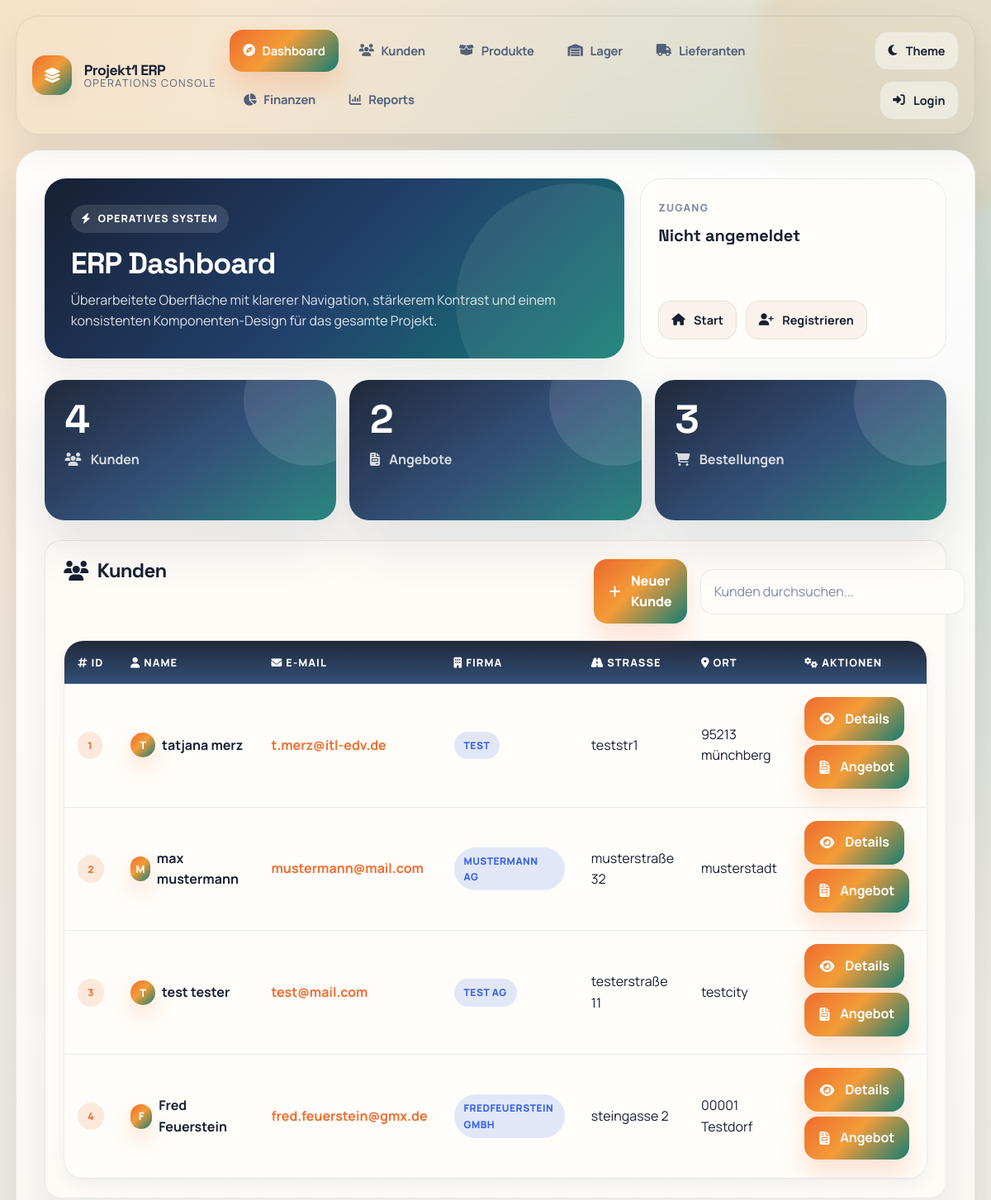
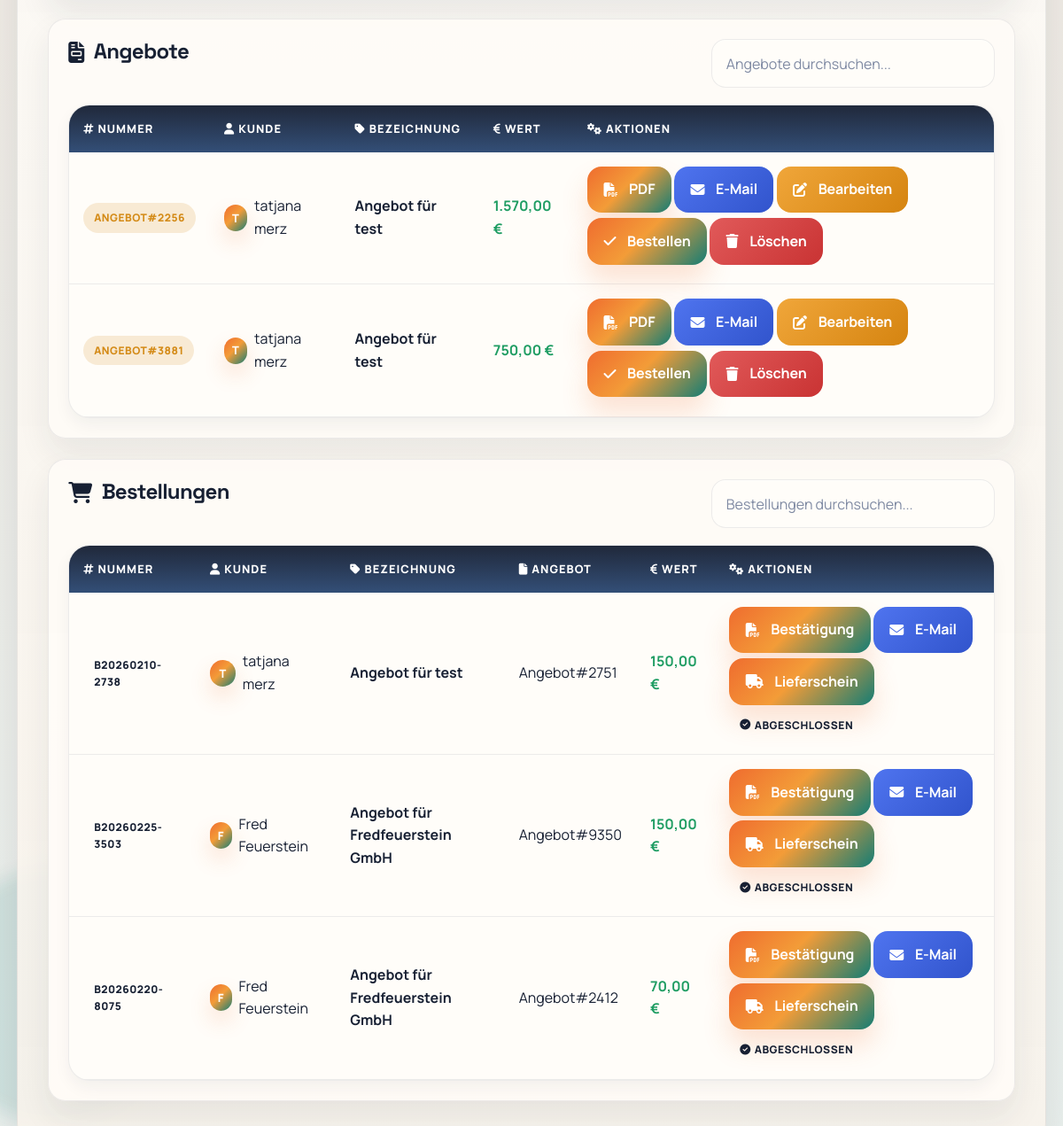
Page /web_oberflaeche.php on the committed database (2 pictures, top to bottom).
### tables this page shows
CREATE TABLE kundensystem (
        id INTEGER PRIMARY KEY AUTOINCREMENT,
        kundennummer INTEGER,
        vorname TEXT,
        nachname TEXT,
        email TEXT,
        firma_id INTEGER, hinweise TEXT, konditionen TEXT,
        FOREIGN KEY (firma_id) REFERENCES firma(id)
    );

CREATE TABLE firma (
        id INTEGER PRIMARY KEY AUTOINCREMENT,
        firmenname TEXT NOT NULL,
        strasse TEXT,
        ort TEXT
    );

CREATE TABLE bestellungen (
        idbestellung INTEGER PRIMARY KEY AUTOINCREMENT,
        kundennummer INTEGER,
        bestellungsnummer TEXT,
        bestellungsname TEXT,
        angebotsnummer TEXT,
        auftragsnummer TEXT,
        auslieferung TEXT,
        lieferschein TEXT,
        lieferzeit TEXT,
        status TEXT DEFAULT 'neu',
        gesamtpreis DECIMAL(10,2)
    , erstellt_am TEXT, konditionen TEXT);

### web_oberflaeche.php (the view, shortened to what the rows shown need)
<?php
require_once 'db_connection.php';
try {
    $stmt_customers = $PDO->prepare("
        SELECT k.*, f.firmenname, f.strasse, f.ort
        FROM kundensystem k
        LEFT JOIN firma f ON k.firma_id = f.id
    ");
    $stmt_customers->execute();
    $customers = $stmt_customers->fetchAll(PDO::FETCH_ASSOC);
} catch (Exception $e) {
    $stmt_customers = $PDO->prepare("SELECT * FROM kundensystem");
    $stmt_customers->execute();
    $customers = $stmt_customers->fetchAll(PDO::FETCH_ASSOC);
}
$stmt_angebote = $PDO->prepare("
    SELECT b.*, k.vorname, k.nachname, k.email, f.firmenname
    FROM bestellungen b
    LEFT JOIN kundensystem k ON b.kundennummer = k.kundennummer
    LEFT JOIN firma f ON k.firma_id = f.id
    WHERE b.status = 'angebot'
");
$stmt_angebote->execute();
$angebote = $stmt_angebote->fetchAll(PDO::FETCH_ASSOC);
$stmt_orders = $PDO->prepare("
    SELECT b.*, k.vorname, k.nachname, k.email, f.firmenname
    FROM bestellungen b
    LEFT JOIN kundensystem k ON b.kundennummer = k.kundennummer
    LEFT JOIN firma f ON k.firma_id = f.id
    WHERE b.status = 'bestaetigt'
");
$stmt_orders->execute();
$orders = $stmt_orders->fetchAll(PDO::FETCH_ASSOC);
include 'includes/header.php';
?>
                <div class="dashboard-card" id="kunden">
                    <div class="section-header">
                        <h2 class="section-title">
                            <i class="fas fa-users"></i>Kunden
                        </h2>
                    </div>
                    <div class="modern-table">
                        <table class="table" id="kundenTabelle">
                            <thead>
                                <tr>
                                    <th><i class="fas fa-hashtag me-1"></i>ID</th>
                                    <th><i class="fas fa-user me-1"></i>Name</th>
                                    <th><i class="fas fa-envelope me-1"></i>E-Mail</th>
                                    <th><i class="fas fa-building me-1"></i>Firma</th>
                                    <th><i class="fas fa-road me-1"></i>Straße</th>
                                    <th><i class="fas fa-map-marker-alt me-1"></i>Ort</th>
                                    <th><i class="fas fa-cogs me-1"></i>Aktionen</th>
                                </tr>
                            </thead>
                            <tbody>
                                <?php
                                if (count($customers) > 0) {
                                    foreach($customers as $customer) {
                                        echo '<tr>
                                            <td><span class="status-badge badge-primary">'.htmlspecialchars($customer["kundennummer"] ?? "N/A").'</span></td>
                                            <td>
                                                <div class="d-flex align-items-center">
                                                    <div class="user-avatar me-2" style="width: 30px; height: 30px; font-size: 0.8rem;">
                                                        '.strtoupper(substr($customer["vorname"] ?? "?", 0, 1)).'
                                                    </div>
                                                    <strong>'.htmlspecialchars(($customer["vorname"] ?? "")." ".($customer["nachname"] ?? "")).'</strong>
                                                </div>
                                            </td>
                                            <td><a href="mailto:'.htmlspecialchars($customer["email"] ?? "").'" class="text-decoration-none">
                                                '.htmlspecialchars($customer["email"] ?? "N/A").'
                                            </a></td>
                                            <td><span class="status-badge badge-info">'.htmlspecialchars($customer["firmenname"] ?? "Privat").'</span></td>
                                            <td>'.htmlspecialchars($customer["strasse"] ?? "-").'</td>
                                            <td>'.htmlspecialchars($customer["ort"] ?? "-").'</td>
                                            <td>
                                                <a href="kunde_details.php?id='.$customer["id"].'" class="action-btn btn-primary-modern">
                                                    <i class="fas fa-eye me-1"></i>Details
                                                </a>
                                                <a href="angebot_formular.php?kunde_id='.$customer["id"].'" class="action-btn btn-success-modern">
                                                    <i class="fas fa-file-invoice me-1"></i>Angebot
                                                </a>
                                            </td>
                                        </tr>';
                                    }
                                } else {
                                    echo '<tr><td colspan="7" class="text-center py-5">
                                        <i class="fas fa-inbox fa-3x text-muted mb-3"></i>
                                        <p class="text-muted">Keine Kunden vorhanden</p>
                                    </td></tr>';
                                }
                                ?>
                            </tbody>
                        </table>
                    </div>
                </div>
                <div class="dashboard-card" id="angebote">
                    <div class="section-header">
                        <h2 class="section-title">
                            <i class="fas fa-file-invoice"></i>Angebote
                        </h2>
                    </div>
                    <div class="modern-table">
                        <table class="table" id="angeboteTabelle">
                            <thead>
                                <tr>
                                    <th><i class="fas fa-hashtag me-1"></i>Nummer</th>
                                    <th><i class="fas fa-user me-1"></i>Kunde</th>
                                    <th><i class="fas fa-tag me-1"></i>Bezeichnung</th>
                                    <th><i class="fas fa-euro-sign me-1"></i>Wert</th>
                                    <th><i class="fas fa-cogs me-1"></i>Aktionen</th>
                                </tr>
                            </thead>
                            <tbody>
                                <?php
                                if (count($angebote) > 0) {
                                    foreach($angebote as $angebot) {
                                        echo '<tr>
                                            <td><span class="status-badge badge-warning">'.htmlspecialchars($angebot["angebotsnummer"] ?? "N/A").'</span></td>
                                            <td>
                                                <div class="d-flex align-items-center">
                                                    <div class="user-avatar me-2" style="width: 30px; height: 30px; font-size: 0.8rem;">
                                                        '.strtoupper(substr($angebot["vorname"] ?? "?", 0, 1)).'
                                                    </div>
                                                    '.htmlspecialchars(($angebot["vorname"] ?? "")." ".($angebot["nachname"] ?? "")).'
                                                </div>
                                            </td>
                                            <td><strong>'.htmlspecialchars($angebot["bestellunsname"] ?? $angebot["bestellungsname"] ?? "N/A").'</strong></td>
                                            <td><span class="fw-bold text-success">'.number_format($angebot["gesamtpreis"] ?? 0, 2, ',', '.').' €</span></td>
                                            <td>
                                                <a href="generate_angebot_pdf.php?order_id='.$angebot["idbestellung"].'" class="action-btn btn-primary-modern" target="_blank">
                                                    <i class="fas fa-file-pdf me-1"></i>PDF
                                                </a>
                                                <a href="send_email.php?order_id='.$angebot["idbestellung"].'&type=angebot" class="action-btn btn-info" style="background: linear-gradient(135deg, #42A5F5 0%, #1E88E5 100%);">
                                                    <i class="fas fa-envelope me-1"></i>E-Mail
                                                </a>
                                                <a href="angebot_formular.php?angebot_id='.$angebot["idbestellung"].'" class="action-btn btn-warning-modern">
                                                    <i class="fas fa-edit me-1"></i>Bearbeiten
                                                </a>
                                                <a href="confirm_angebot.php?order_id='.$angebot["idbestellung"].'" class="action-btn btn-success-modern">
                                                    <i class="fas fa-check me-1"></i>Bestellen
                                                </a>
                                                <a href="delete_order.php?order_id='.$angebot["idbestellung"].'" class="action-btn btn-danger-modern" onclick="return confirm(\'Angebot wirklich löschen?\')">
                                                    <i class="fas fa-trash me-1"></i>Löschen
                                                </a>
                                            </td>
                                        </tr>';
                                    }
                                } else {
                                    echo '<tr><td colspan="5" class="text-center py-5">
                                        <i class="fas fa-file-invoice fa-3x text-muted mb-3"></i>
                                        <p class="text-muted">Keine Angebote vorhanden</p>
                                    </td></tr>';
                                }
                                ?>
                            </tbody>
                        </table>
                    </div>
                </div>
                <div class="dashboard-card" id="bestellungen">
                    <div class="section-header">
                        <h2 class="section-title">
                            <i class="fas fa-shopping-cart"></i>Bestellungen
                        </h2>
                    </div>
                    <div class="modern-table">
                        <table class="table" id="bestellungenTabelle">
                            <thead>
                                <tr>
                                    <th><i class="fas fa-hashtag me-1"></i>Nummer</th>
                                    <th><i class="fas fa-user me-1"></i>Kunde</th>
                                    <th><i class="fas fa-tag me-1"></i>Bezeichnung</th>
                                    <th><i class="fas fa-file me-1"></i>Angebot</th>
                                    <th><i class="fas fa-euro-sign me-1"></i>Wert</th>
                                    <th><i class="fas fa-cogs me-1"></i>Aktionen</th>
                                </tr>
                            </thead>
                            <tbody>
                                <?php
                                if (count($orders) > 0) {
                                    foreach($orders as $order) {
                                        echo '<tr>
                                            <td><span class="status-badge badge-success">'.htmlspecialchars($order["bestellungsnummer"] ?? "N/A").'</span></td>
                                            <td>
                                                <div class="d-flex align-items-center">
                                                    <div class="user-avatar me-2" style="width: 30px; height: 30px; font-size: 0.8rem;">
                                                        '.strtoupper(substr($order["vorname"] ?? "?", 0, 1)).'
                                                    </div>
                                                    '.htmlspecialchars(($order["vorname"] ?? "")." ".($order["nachname"] ?? "")).'
                                                </div>
                                            </td>
                                            <td><strong>'.htmlspecialchars($order["bestellunsname"] ?? $order["bestellungsname"] ?? "N/A").'</strong></td>
                                            <td>'.htmlspecialchars($order["angebotsnummer"] ?? "N/A").'</td>
                                            <td><span class="fw-bold text-success">'.number_format($order["gesamtpreis"] ?? 0, 2, ',', '.').' €</span></td>
                                            <td>
                                                <a href="generate_pdf.php?order_id='.$order["idbestellung"].'" class="action-btn btn-primary-modern" target="_blank">
                                                    <i class="fas fa-file-pdf me-1"></i>Bestätigung
                                                </a>
                                                <a href="send_email.php?order_id='.$order["idbestellung"].'&type=bestellung" class="action-btn btn-info" style="background: linear-gradient(135deg, #42A5F5 0%, #1E88E5 100%);">
                                                    <i class="fas fa-envelope me-1"></i>E-Mail
                                                </a>
                                                <a href="lieferschein_editor.php?bestellung_id='.$order["idbestellung"].'" class="action-btn btn-success-modern">
                                                    <i class="fas fa-truck me-1"></i>Lieferschein
                                                </a>
                                                <span class="status-badge badge-success">
                                                    <i class="fas fa-check-circle me-1"></i>Abgeschlossen
                                                </span>
                                            </td>
                                        </tr>';
                                    }
                                } else {
                                    echo '<tr><td colspan="6" class="text-center py-5">
                                        <i class="fas fa-shopping-cart fa-3x text-muted mb-3"></i>
                                        <p class="text-muted">Keine Bestellungen vorhanden</p>
                                    </td></tr>';
                                }
                                ?>
                            </tbody>
                        </table>
                    </div>
                </div>
<?php include 'includes/footer.php'; ?>

### rows in the picture
kundensystem: kundennummer "1", vorname "T", vorname+nachname "tatjana merz", email "t.merz@itl-edv.de", firma.firmenname "TEST", firma.strasse "teststr1", firma.ort "95213 münchberg"
kundensystem: kundennummer "2", vorname "M", vorname+nachname "max mustermann", email "mustermann@mail.com", firma.firmenname "MUSTERMANN AG", firma.strasse "musterstraße 32", firma.ort "musterstadt"
kundensystem: kundennummer "3", vorname "T", vorname+nachname "test tester", email "test@mail.com", firma.firmenname "TEST AG", firma.strasse "testerstraße 11", firma.ort "testcity"
kundensystem: kundennummer "4", vorname "F", vorname+nachname "Fred Feuerstein", email "fred.feuerstein@gmx.de", firma.firmenname "FREDFEUERSTEIN GMBH", firma.strasse "steingasse 2", firma.ort "00001 Testdorf"
bestellungen: angebotsnummer "ANGEBOT#2256", kundensystem.vorname "T", kundensystem.vorname+nachname "tatjana merz", bestellungsname "Angebot für test", gesamtpreis "1.570,00"
bestellungen: angebotsnummer "ANGEBOT#3881", kundensystem.vorname "T", kundensystem.vorname+nachname "tatjana merz", bestellungsname "Angebot für test", gesamtpreis "750,00"
bestellungen: bestellungsnummer "B20260210-2738", kundensystem.vorname "T", kundensystem.vorname+nachname "tatjana merz", bestellungsname "Angebot für test", angebotsnummer "Angebot#2751", gesamtpreis "150,00"
bestellungen: bestellungsnummer "B20260225-3503", kundensystem.vorname "F", kundensystem.vorname+nachname "Fred Feuerstein", bestellungsname "Angebot für Fredfeuerstein GmbH", angebotsnummer "Angebot#9350", gesamtpreis "150,00"
bestellungen: bestellungsnummer "B20260220-8075", kundensystem.vorname "F", kundensystem.vorname+nachname "Fred Feuerstein", bestellungsname "Angebot für Fredfeuerstein GmbH", angebotsnummer "Angebot#2412", gesamtpreis "70,00"

### other values in the picture
$item['label'] "Dashboard"
$item['label'] "Kunden"
$item['label'] "Produkte"
$item['label'] "Lager"
$item['label'] "Lieferanten"
$item['label'] "Finanzen"
$item['label'] "Reports"
$kicker "OPERATIVES SYSTEM"
$page_title "ERP Dashboard"
$aside_label "ZUGANG"
$aside_value "Nicht angemeldet"
count($customers) "4"
count($angebote) "2"
count($orders) "3"
